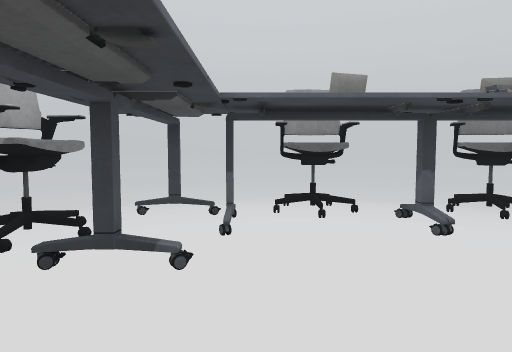
[1] (above)

15 first-person views from a walk through a scene from a Unity 3-D project. The camera is 1.4 m above the floor, tilts 4° down and sees 70° across. The floor is counted in squares, 1 m on a side. Each view is taken from the middle of a square. On the plan, view 1 faces up. The plan holds only what a view shows up to about 16 squares ahead; the rest is blank. Some surface patterns are stand-ins.

[2]
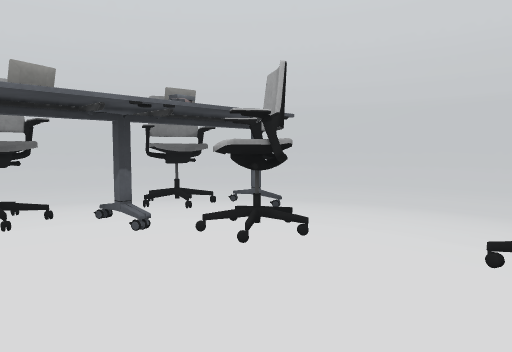

[3]
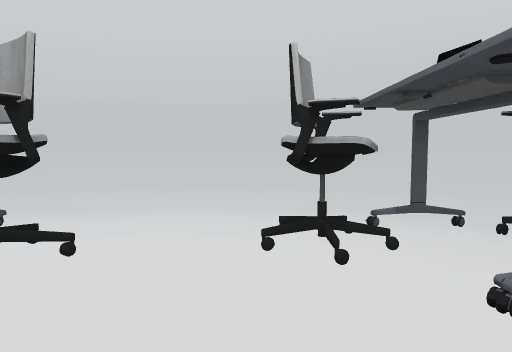

[4]
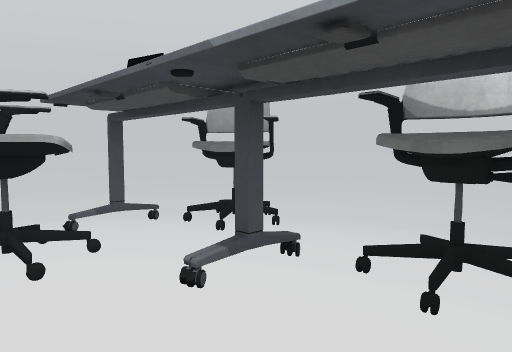

[5]
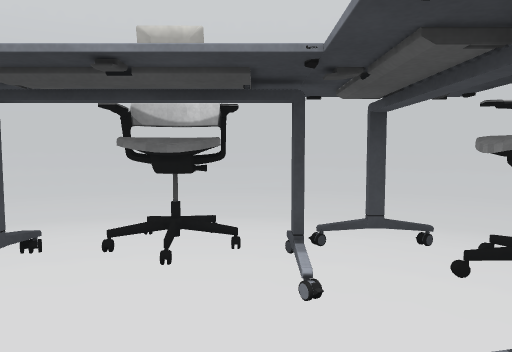

[6]
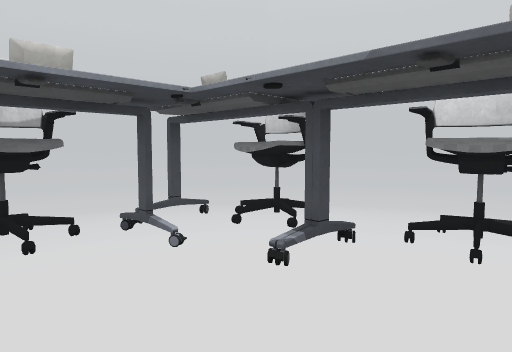

[7]
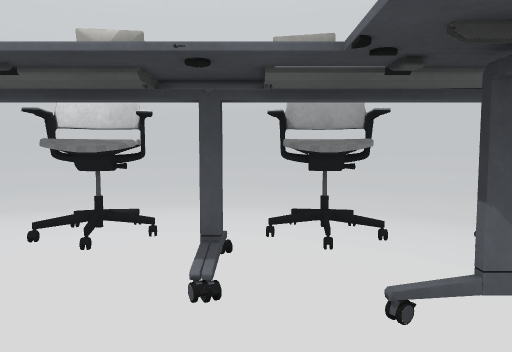

[8]
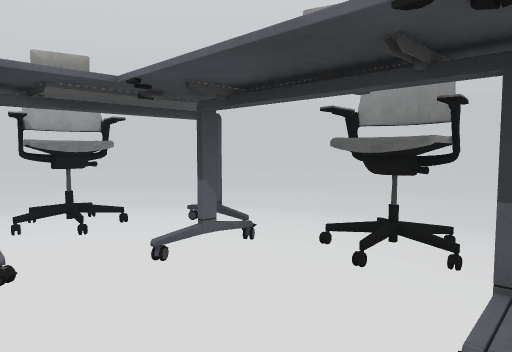

[9]
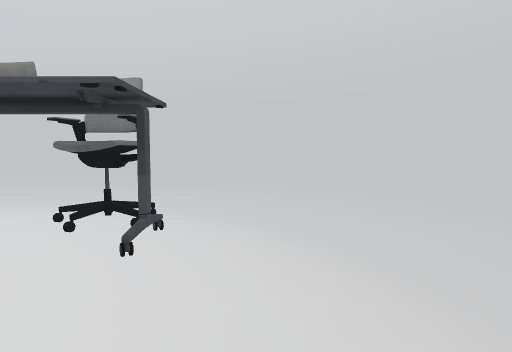

[10]
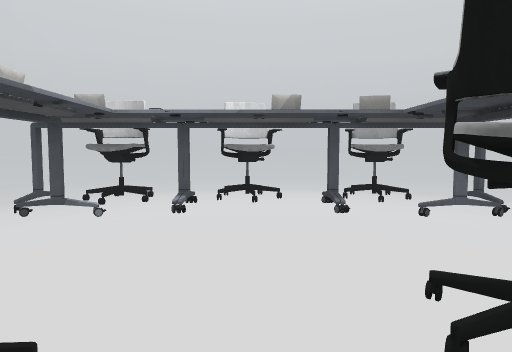

[11]
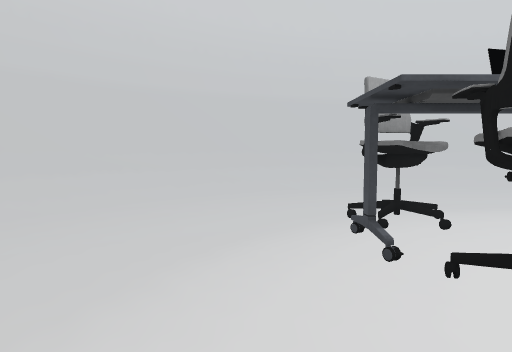

[12]
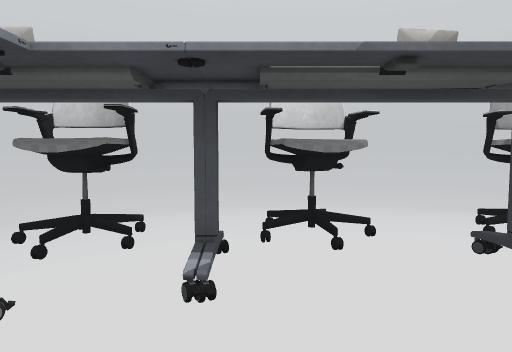

[13]
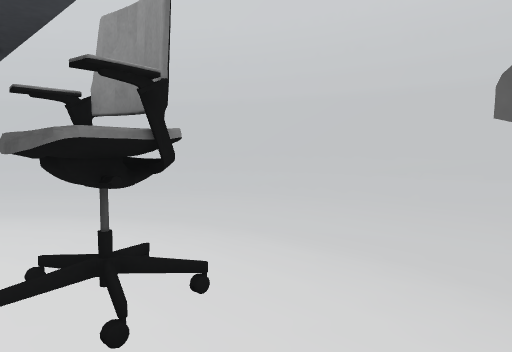

[14]
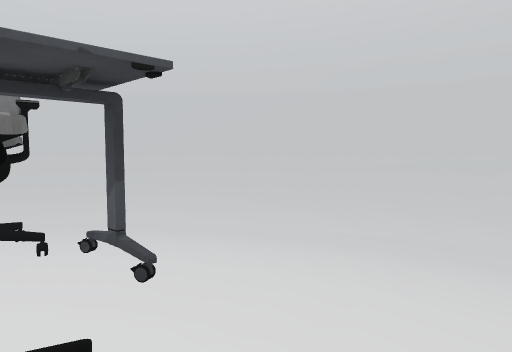

[15]
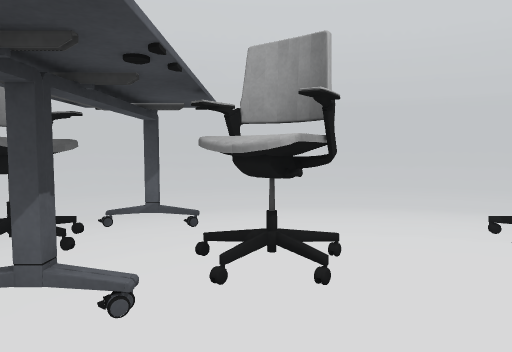

### Floor plan
Key: @ floor where view 1 was taken; # wall or solid block; . main floor; : floor 0.25 m higher than the main floor; / step, stairs or slope; = window, fence, low wall or low ledge; C chair; O other object.
Columns run from 14 left of view 1 to 16 right of it. Each row starts with its distance up from view 1.
 18             ######
 17         ######===#####
 16        ###//////////=###
 15      ###//////////////=##
 14     ##=////:......::////###
 13    ##////:...........:///##
 12   ##////..............:///##
 11   #=//:.................///##
 10  ##///...................//=##
  9  #///....................://##
  8 ##//:.....................//=#
  7 #=//.........O.CC.CC......://##
  6 #//:..........O....CO......//##
  5 #//:.......C...............//=#
  4 #//........C.#...CC........://#
  3 #//...............C........://#
  2 #//........C...............://#
  1 #//........COO....C........://#
  0 #//:.........O@...CC.......//=#
 -1 #//:.......CC.O..O..O......//##
 -2 #=//.......CCOCCC..C......://##
 -3 ##//:..........C..CC......//=#
 -4  #///.............C......://##
 -5  ##///...................//=##
 -6   #=//:.................///##
 -7   ##////..............:///##
 -8    ##////:...........:///##
 -9     ##=////:......::////###
-10      ###//////////////=##
-11        ###//////////=###
-12         ######===#####
-13             #######

Positions as (right, up) in squares from view 1, and headings:
1: (0, 0), facing up
2: (0, 0), facing up-right
3: (0, 1), facing right
4: (0, 1), facing down-right
5: (0, 2), facing down
6: (2, 3), facing down-left
7: (2, 4), facing left
8: (3, 3), facing up-left
9: (7, 1), facing up
10: (6, 2), facing left
11: (7, 3), facing down
12: (2, 1), facing left
13: (4, 6), facing up-left
14: (4, 2), facing up-right
15: (0, 4), facing right
